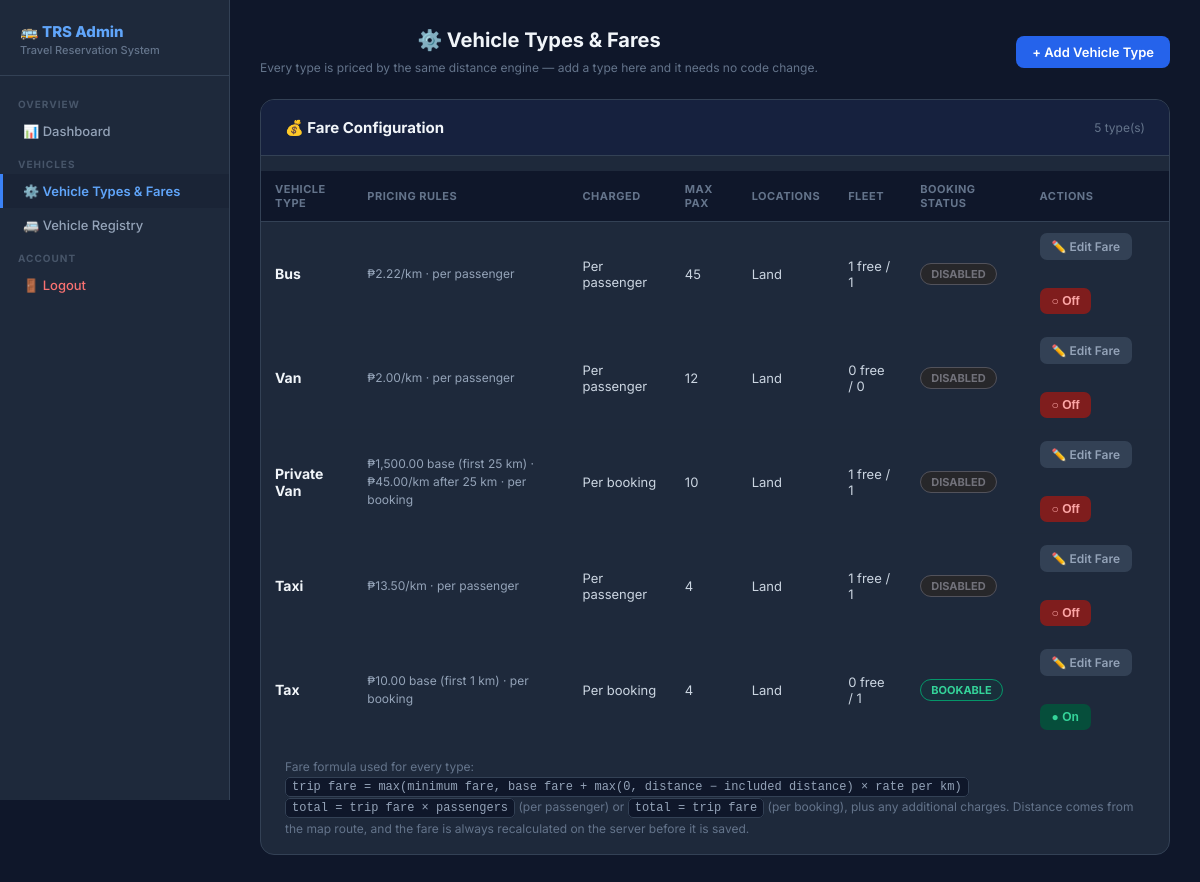
The app's page /admin/vehicle-types (signed in) with its own data.
### tables this page shows
CREATE TABLE vehicle_types (
            type_id INTEGER PRIMARY KEY AUTOINCREMENT,
            type_name TEXT UNIQUE NOT NULL,
            rate_per_km REAL DEFAULT 2.22,
            max_passengers INTEGER DEFAULT 45,
            is_available INTEGER DEFAULT 1
        , base_fare REAL DEFAULT 0, included_distance REAL DEFAULT 0, min_fare REAL NOT NULL DEFAULT 0, extra_charges REAL NOT NULL DEFAULT 0, extra_charges_label TEXT DEFAULT '', charge_basis TEXT NOT NULL DEFAULT 'per_booking', location_type TEXT DEFAULT 'land', fare_configured INTEGER NOT NULL DEFAULT 0);

### TravelReservationSystem/app.py (the view)
@app.route("/admin/vehicle-types")
def admin_vehicle_types():
    if "user_id" not in session or session.get("username") != "admin":
        flash("Admin access only.", "error")
        return redirect(url_for("login"))
    conn = get_db()
    types = get_available_vehicle_types(conn)
    conn.close()
    return render_template("admin_vehicle_types.html", vehicle_type_stats=types)

### TravelReservationSystem/app.py (called while the page is built)
def get_db():
    conn = sqlite3.connect(DATABASE, timeout=30)
    conn.row_factory = sqlite3.Row
    return conn

def get_booking_type(vehicle):
    if vehicle in ("Bus", "Van"):
        return "Seat Reservation"
    if vehicle in ("Taxi", "Motor"):
        return "Ride Reservation"
    if vehicle in ("Airplane", "Ferry"):
        return "Ticket Reservation"
    return "Reservation"

def get_available_vehicle_types(conn):
    vehicle_stats = {}
    for r in conn.execute(
        """
        SELECT vehicle_type,
               COUNT(*) AS total,
               SUM(CASE WHEN status='Available' THEN 1 ELSE 0 END) AS available,
               SUM(CASE WHEN status IN ('Reserved','In Use') THEN 1 ELSE 0 END) AS reserved
        FROM vehicles
        WHERE is_active=1
        GROUP BY vehicle_type
        """
    ).fetchall():
        vehicle_stats[r["vehicle_type"]] = r
    settings = get_vehicle_type_settings(conn)
    for vt in settings:
        stats = vehicle_stats.get(vt["type_name"])
        vt["total_vehicles"] = int(stats["total"]) if stats else 0
        vt["available_vehicles"] = int(stats["available"] or 0) if stats else 0
        vt["reserved_vehicles"] = int(stats["reserved"] or 0) if stats else 0
    return settings

### TravelReservationSystem/templates/admin_vehicle_types.html (shortened to what this page needs)
<!DOCTYPE html>
<html lang="en">
<head>
    <link rel="stylesheet" href="{{ url_for('static', filename='css/style.css') }}">
</head>
<body>
<div class="admin-layout">
    <aside class="sidebar">
        <div class="sidebar-brand">🚌 TRS Admin<span>Travel Reservation System</span></div>
        <nav class="sidebar-nav">
            <div class="nav-section">Overview</div>
            <a class="nav-link" href="{{ url_for('admin_dashboard') }}">📊 Dashboard</a>
            <div class="nav-section">Vehicles</div>
            <a class="nav-link active" href="{{ url_for('admin_vehicle_types') }}">⚙️ Vehicle Types &amp; Fares</a>
            <a class="nav-link" href="{{ url_for('admin_vehicles') }}">🚐 Vehicle Registry</a>
            <div class="nav-section">Account</div>
            <a class="nav-link" href="{{ url_for('logout') }}" style="color:#f87171">🚪 Logout</a>
        </nav>
    </aside>
    <main class="main-content">
        <div class="topbar">
            <div>
                <h1>⚙️ Vehicle Types &amp; Fares</h1>
                <p style="font-size:12px;color:#64748b;margin-top:3px">Every type is priced by the same distance engine — add a type here and it needs no code change.</p>
            </div>
            <a href="{{ url_for('admin_add_vehicle_type') }}" class="add-btn">+ Add Vehicle Type</a>
        </div>
        <div class="section-card">
            <div class="section-header">
                <h2>💰 Fare Configuration</h2>
                <span style="font-size:12px;color:#64748b">{{ vehicle_type_stats|length }} type(s)</span>
            </div>
            <div class="table-wrap">
                <table>
                    <thead>
                        <tr>
                            <th>Vehicle Type</th><th>Pricing Rules</th><th>Charged</th>
                            <th>Max Pax</th><th>Locations</th><th>Fleet</th>
                            <th>Booking Status</th><th>Actions</th>
                        </tr>
                    </thead>
                    <tbody>
                    {% for vt in vehicle_type_stats %}
                        <tr>
                            <td><span class="type-name">{{ vt.type_name }}</span></td>
                            <td class="price-cell">
                                {% if vt.fare_configured %}
                                    {{ vt.price_label }}
                                {% else %}
                                    <span class="price-missing">Fare not configured</span>
                                {% endif %}
                            </td>
                            <td>{{ 'Per passenger' if vt.charge_basis == 'per_passenger' else 'Per booking' }}</td>
                            <td>{{ vt.max_passengers }}</td>
                            <td style="text-transform:capitalize">{{ vt.location_type }}</td>
                            <td>{{ vt.available_vehicles }} free / {{ vt.total_vehicles }}</td>
                            <td>
                                {% if not vt.fare_configured %}
                                    <span class="badge pending">Needs pricing</span>
                                {% elif vt.bookable %}
                                    <span class="badge on">Bookable</span>
                                {% else %}
                                    <span class="badge off">Disabled</span>
                                {% endif %}
                            </td>
                            <td>
                                <div style="display:flex;gap:6px;flex-wrap:wrap">
                                    <a class="btn btn-ghost" href="{{ url_for('admin_edit_vehicle_type', type_id=vt.type_id) }}">✏️ Edit Fare</a>
                                    <form method="POST" action="{{ url_for('admin_toggle_vehicle_type', type_id=vt.type_id) }}" style="display:inline">
                                        <button type="submit" class="btn {% if vt.is_available %}btn-toggle-on{% else %}btn-toggle-off{% endif %}">
                                            {% if vt.is_available %}● On{% else %}○ Off{% endif %}
                                        </button>
                                    </form>
                                </div>
                            </td>
                        </tr>
                    {% else %}
                        <tr><td colspan="8" style="color:#64748b">No vehicle types yet. Add one to start pricing.</td></tr>
                    {% endfor %}
                    </tbody>
                </table>
            </div>
            <div class="formula-note">
                Fare formula used for every type:<br>
                <code>trip fare = max(minimum fare, base fare + max(0, distance − included distance) × rate per km)</code><br>
                <code>total = trip fare × passengers</code> (per passenger) or <code>total = trip fare</code> (per booking), plus any additional charges.
                Distance comes from the map route, and the fare is always recalculated on the server before it is saved.
            </div>
        </div>
    </main>
</div>
</body>
</html>

### TravelReservationSystem/static/css/style.css (style rules this page uses)
* { box-sizing: border-box; }
body { margin: 0; font-family: Arial, sans-serif; min-height: 100vh; background: linear-gradient( rgba(0, 0, 0, 0.60), rgba(0, 0, 0, 0.60) ), url("/static/assets/Background.jpg") center center / cover no-repeat fixed; }
h1 { text-align: center; margin-bottom: 8px; }
button { width: 100%; padding: 13px; margin-top: 22px; border: none; border-radius: 8px; background: #1677ff; color: white; font-size: 16px; font-weight: bold; cursor: pointer; }
a { color: #4da6ff; text-decoration: none; }
table { width: 100%; border-collapse: collapse; margin-top: 15px; color: #fff; }
th, td { padding: 12px; border-bottom: 1px solid rgba(255, 255, 255, 0.1); text-align: left; }
th { background: rgba(50, 50, 50, 0.8); color: #fff; }

### TravelReservationSystem/templates/admin_vehicle_types.html (style rules this page uses)
* { box-sizing:border-box;margin:0;padding:0 }
body { font-family:'Inter',Arial,sans-serif;background:#0f172a;color:#e2e8f0;min-height:100vh }
.admin-layout { display:flex;min-height:100vh }
.sidebar { width:230px;background:#1e293b;border-right:1px solid #334155;padding:0;flex-shrink:0;position:fixed;top:0;left:0;height:100vh;overflow-y:auto;z-index:100 }
.sidebar-brand { padding:22px 20px 18px;border-bottom:1px solid #334155;font-size:15px;font-weight:800;color:#60a5fa }
.sidebar-brand span { display:block;font-size:11px;color:#64748b;font-weight:500;margin-top:2px }
.sidebar-nav { padding:12px 0 }
.nav-section { padding:10px 18px 4px;font-size:10px;font-weight:700;color:#475569;letter-spacing:1px;text-transform:uppercase }
.nav-link { display:flex;align-items:center;gap:9px;padding:9px 20px;color:#94a3b8;text-decoration:none;font-size:13px;font-weight:500;transition:all .15s;border-left:3px solid transparent }
.nav-link:hover,.nav-link.active { color:#60a5fa;background:#0f172a40;border-left-color:#3b82f6 }
.nav-link.active { font-weight:600 }
.main-content { margin-left:230px;flex:1;padding:28px 30px }
.topbar { display:flex;justify-content:space-between;align-items:center;margin-bottom:24px }
.topbar h1 { font-size:20px;font-weight:700;color:#f1f5f9 }
.section-card { background:#1e293b;border:1px solid #334155;border-radius:14px;margin-bottom:24px;overflow:hidden }
.section-header { display:flex;justify-content:space-between;align-items:center;padding:18px 24px;border-bottom:1px solid #334155;background:#16213e }
.section-header h2 { font-size:15px;font-weight:700;color:#f1f5f9 }
.table-wrap { overflow-x:auto }
table { width:100%;border-collapse:collapse;font-size:13px }
th { background:#0f172a;padding:11px 14px;text-align:left;font-size:11px;font-weight:700;color:#64748b;text-transform:uppercase;letter-spacing:.5px;border-bottom:1px solid #334155 }
td { padding:11px 14px;border-bottom:1px solid #1e293b40;color:#cbd5e1;vertical-align:middle }
tr:last-child td { border-bottom:0 }
.type-name { font-size:14px;font-weight:700;color:#f1f5f9 }
.price-cell { font-size:12px;color:#94a3b8;line-height:1.5 }
.badge { display:inline-block;padding:3px 10px;border-radius:999px;font-size:11px;font-weight:700;text-transform:uppercase }
.badge.on { background:#064e3b30;color:#34d399;border:1px solid #059669 }
.badge.off { background:#27272a;color:#71717a;border:1px solid #52525b }
.btn { display:inline-flex;align-items:center;gap:5px;padding:6px 12px;border-radius:7px;font-size:12px;font-weight:600;border:0;cursor:pointer;text-decoration:none;transition:all .15s;white-space:nowrap }
.btn-ghost { background:#334155;color:#94a3b8 }
.btn-toggle-on { background:#064e3b;color:#34d399 }
.btn-toggle-off { background:#7f1d1d;color:#fca5a5 }
.add-btn { display:inline-flex;align-items:center;gap:6px;padding:8px 16px;background:#2563eb;color:#fff;border-radius:8px;text-decoration:none;font-size:13px;font-weight:600;transition:.15s }
.formula-note { padding:16px 24px;font-size:12px;color:#64748b;line-height:1.6 }
.formula-note code { background:#0f172a;border:1px solid #334155;border-radius:5px;padding:2px 6px;color:#94a3b8 }

### records on screen
vehicle_types: type_name "Bus", price_label "₱2.22/km · per passenger", charge_basis "Per passenger", max_passengers "45", location_type "Land", available_vehicles "1", total_vehicles "1", fare_configured "DISABLED", is_available "○ Off"
vehicle_types: type_name "Van", price_label "₱2.00/km · per passenger", charge_basis "Per passenger", max_passengers "12", location_type "Land", available_vehicles "0", total_vehicles "0", fare_configured "DISABLED", shows "○ Off"
vehicle_types: type_name "Private Van", price_label "₱1,500.00 base (first 25 km) · ₱45.00/km after 25 km · per booking", charge_basis "Per booking", max_passengers "10", location_type "Land", available_vehicles "1", total_vehicles "1", shows "DISABLED", is_available "○ Off"
vehicle_types: type_name "Taxi", price_label "₱13.50/km · per passenger", charge_basis "Per passenger", max_passengers "4", location_type "Land", available_vehicles "1", total_vehicles "1", shows "DISABLED", is_available "○ Off"
vehicle_types: type_name "Tax", price_label "₱10.00 base (first 1 km) · per booking", charge_basis "Per booking", max_passengers "4", location_type "Land", available_vehicles "0", total_vehicles "1", fare_configured "BOOKABLE", is_available "● On"

### other values on screen
{{ vehicle_type_stats|length }} "5"
